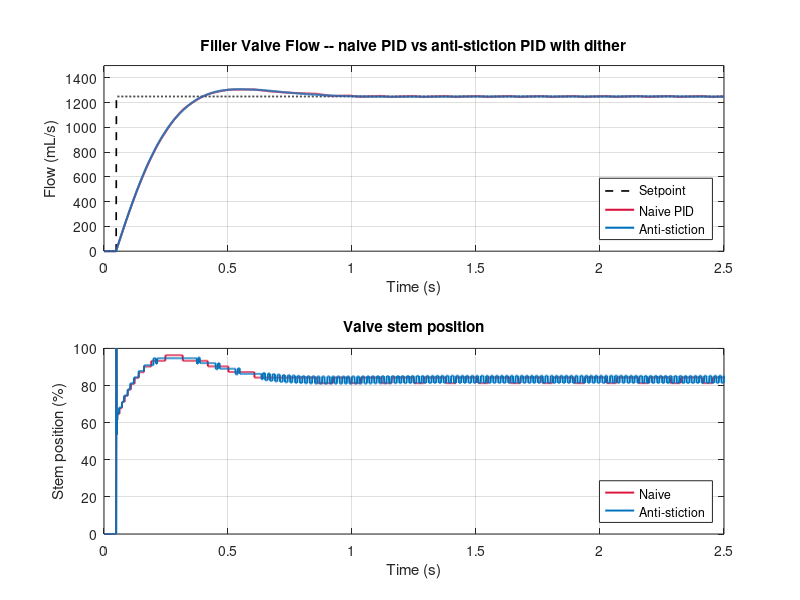
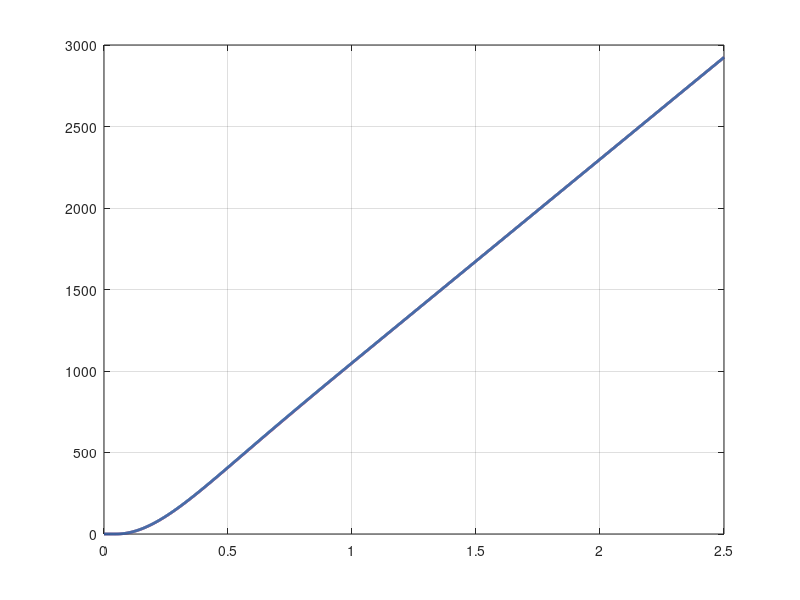

Write the MATLAB code that produced these figures, in order. (Note: this script raises an error after producing the figures.)
clear; clc; close all;

% =========================================================
% Problem Title  : Filler Valve Nonlinear PID -- Flow Regulation
%                  (Stiction + Anti-stiction Dither Comparison)
% Plant          : Pneumatic filler valve on a 24,000 bph Coca-Cola
%                  PET filling line. Linear first-order valve dynamics
%                  with a stiction (static friction) nonlinearity.
% Controller     : PID -- TWO VARIANTS compared in this script:
%                  Variant A -- Naive PID + conditional anti-windup,
%                               no dither
%                  Variant B -- Same PID + conditional anti-windup +
%                               50 Hz anti-stiction dither
%                  NOTE: No closed-form SIMC / IMC tuning formula
%                  applies to this nonlinear plant. Gains are hand-
%                  tuned (Kp*K_plant = 0.9; Ti = Kp/Ki = 0.1 s,
%                  matching the 0.15 s valve time constant).
% Difficulty     : HARD
% Plant TF       : G_lin(s) = K / (tau*s + 1)   [linear part]
%                  K            = 15.0  mL/s per % valve opening
%                                 (max flow ~1500 mL/s at 100 %,
%                                  ~20 % headroom above 1250 mL/s SP)
%                  tau          = 0.15  s         valve dynamics
%                  Stiction band   = 2.0 %        stem sticks until
%                                    |u_cmd - u_stem| exceeds band
%                  Slip overshoot  = 1.0 %        stem overshoots
%                                    by this amount on break-away
% Test scenario  : FLOW REGULATION -- controller holds steady flow
%                  at 1250 mL/s for ~2.4 s after a 0.05 s startup.
%                  Stiction is only observable when the controller
%                  is HOLDING position, not ramping toward it -- this
%                  scenario isolates that behaviour. Real bottle
%                  filling requires volume control with feed-forward
%                  valve-close logic (out of scope here).
% Requirements   : SP = 1250 mL/s (= 500 mL / 0.4 s fill window)
%                  Reach SP within ~0.3 s of trigger
%                  Anti-stiction variant must show lower flow std
%                  deviation than naive variant during hold phase
%                  Stems must NOT saturate at 100 % during hold
%                    (saturation only during 0.05 s startup is OK)
% =========================================================

% ---- plots/ folder auto-creation ----------------------------------------
script_dir = fileparts(mfilename('fullpath'));
plot_dir   = fullfile(script_dir, 'plots');
if ~exist(plot_dir, 'dir'); mkdir(plot_dir); end

% =========================================================================
% Plant parameters
% =========================================================================
K              = 15.0;   % mL/s per % valve opening  (max 1500 mL/s)
tau            = 0.15;   % s  valve first-order time constant
stiction_band  = 2.0;    % %  stem dead-band width
slip_overshoot = 1.0;    % %  overshoot magnitude on break-away

% =========================================================================
% Controller gains  (hand-tuned -- identical for both variants)
%   Loop gain:   Kp * K = 0.06 * 15 = 0.9
%   Integral TC: Ti = Kp / Ki = 0.06 / 0.6 = 0.1 s  (~= tau)
%   Derivative:  Td = Kd / Kp = 0.002 / 0.06 = 0.033 s
% =========================================================================
Kp = 0.06;
Ki = 0.6;
Kd = 0.002;

% =========================================================================
% Time vector and setpoint  (hold test -- no volume cutoff)
% =========================================================================
dt = 0.001;              % s
t  = 0:dt:2.5;           % 2.5 s simulation
N  = numel(t);

sp           = ones(1, N) .* 1250;   % 1250 mL/s flow target
sp(t < 0.05) = 0;                     % valve closed before bottle trigger

% =========================================================================
% Manual time-stepping simulation  -- both variants
% =========================================================================
y_all    = zeros(2, N);
stem_all = zeros(2, N);

for variant = 1:2
    y        = zeros(1, N);
    stem_log = zeros(1, N);
    integ    = 0;
    e_prev   = 0;
    u_cmd    = 0;
    u_stem   = 0;

    for k = 2:N
        e = sp(k) - y(k-1);

        % Conditional anti-windup: freeze integrator when saturated
        if (u_cmd > 0 && u_cmd < 100)
            integ = integ + e * dt;
        end

        deriv = (e - e_prev) / dt;
        u_cmd = Kp*e + Ki*integ + Kd*deriv;

        % Anti-stiction dither (Variant B only) -- 50 Hz square wave
        if variant == 2
            u_cmd = u_cmd + 0.5 * sign(sin(2*pi*50*t(k)));
        end

        u_cmd = max(0, min(100, u_cmd));   % clamp to [0, 100] %

        % Stiction nonlinearity
        if abs(u_cmd - u_stem) > stiction_band
            u_stem = u_cmd + slip_overshoot * sign(u_cmd - u_stem);
            u_stem = max(0, min(100, u_stem));
        end

        % Valve linear dynamics  (forward Euler)
        y(k) = y(k-1) + (dt/tau) * (K * u_stem - y(k-1));

        stem_log(k) = u_stem;
        e_prev      = e;
    end

    y_all(variant, :)    = y;
    stem_all(variant, :) = stem_log;
end

% Extract individual variant results
y_naive    = y_all(1, :);
y_anti     = y_all(2, :);
stem_naive = stem_all(1, :);
stem_anti  = stem_all(2, :);

% Cumulative volumes (informational -- hold test runs full 2.5 s)
vol_naive = cumtrapz(t, y_naive);
vol_anti  = cumtrapz(t, y_anti);

% =========================================================================
% Hold-phase metrics  (window: t = 0.3 s to 2.4 s)
%   -- excludes startup transient; isolates stiction limit-cycle
% =========================================================================
idx_h0 = find(t >= 0.3, 1, 'first');
idx_h1 = find(t >= 2.4, 1, 'first');

stem_std  = zeros(1, 2);
flow_std  = zeros(1, 2);
sat_ms    = zeros(1, 2);

for v = 1:2
    stem_seg  = stem_all(v, idx_h0:idx_h1);
    flow_seg  = y_all(v,    idx_h0:idx_h1);
    stem_std(v) = std(stem_seg);
    flow_std(v) = std(flow_seg);
    sat_ms(v)   = sum(stem_seg >= 99.9) * dt * 1000;
end

% =========================================================================
% Colour palette  (CLAUDE.md conventions)
% =========================================================================
coke_red  = [0.86 0.08 0.24];
proc_blue = [0.0  0.45 0.74];

% =========================================================================
% Figure 1 -- Flow rate and valve stem position  (2x1 subplot)
% =========================================================================
fig1 = figure('Position', [100 100 1000 600], 'Color', 'w');

subplot(2, 1, 1);
h1 = plot(t, sp,       '--k',           'LineWidth', 1.2);
hold on;  grid on;
h2 = plot(t, y_naive,  'Color', coke_red,  'LineWidth', 1.5);
h3 = plot(t, y_anti,   'Color', proc_blue, 'LineWidth', 1.5);
ylim([0, 1500]);
xlabel('Time (s)');
ylabel('Flow (mL/s)');
title('Filler Valve Flow -- naive PID vs anti-stiction PID with dither');
legend([h1, h2, h3], {'Setpoint', 'Naive PID', 'Anti-stiction'}, ...
       'Location', 'southeast');

subplot(2, 1, 2);
h4 = plot(t, stem_naive, 'Color', coke_red,  'LineWidth', 1.4);
hold on;  grid on;
h5 = plot(t, stem_anti,  'Color', proc_blue, 'LineWidth', 1.4);
ylim([0, 100]);
xlabel('Time (s)');
ylabel('Stem position (%)');
title('Valve stem position');
legend([h4, h5], {'Naive', 'Anti-stiction'}, 'Location', 'southeast');

saveas(fig1, fullfile(plot_dir, 'problem4_flow_and_stem.png'));

% =========================================================================
% Figure 2 -- Cumulative flow (informational)
% =========================================================================
fig2 = figure('Position', [100 100 900 500], 'Color', 'w');

h6 = plot(t, vol_naive, 'Color', coke_red,  'LineWidth', 2);
hold on;  grid on;
h7 = plot(t, vol_anti,  'Color', proc_blue, 'LineWidth', 2);

h8 = yline(500, '--k', '500 mL reference');
h8.LineWidth = 1.2;

xlabel('Time (s)');
ylabel('Dispensed volume (mL)');
title('Cumulative flow over 2.5 s hold test');
legend([h6, h7, h8], ...
       {'Naive PID', 'Anti-stiction PID', '500 mL reference'}, ...
       'Location', 'southeast');

saveas(fig2, fullfile(plot_dir, 'problem4_volume.png'));

% =========================================================================
% Console output
% =========================================================================
fprintf('\n--- Problem 4: Filler valve nonlinear PID ---\n');
fprintf('Plant:        K=%.1f  tau=%.2f s  (linear part, max flow 1500 mL/s)\n', K, tau);
fprintf('              Stiction band=%.1f %%  Slip jump=%.1f %%  (nonlinear part)\n', ...
        stiction_band, slip_overshoot);
fprintf('Method:       Hand-tuned PID, Kp=%.4f, Ki=%.4f, Kd=%.5f\n', Kp, Ki, Kd);
fprintf('              Variant B adds 50 Hz, +/-0.5 %% anti-stiction dither.\n');
fprintf('Hold-phase metrics (t = 0.3 s to 2.4 s):\n');
fprintf('Naive PID:    stem_std = %.3f %%   flow_std = %.2f mL/s\n', ...
        stem_std(1), flow_std(1));
fprintf('              sat_time = %.1f ms at 100 %%   total_vol = %.0f mL\n', ...
        sat_ms(1), vol_naive(end));
fprintf('Anti-stiction:stem_std = %.3f %%   flow_std = %.2f mL/s\n', ...
        stem_std(2), flow_std(2));
fprintf('              sat_time = %.1f ms at 100 %%   total_vol = %.0f mL\n', ...
        sat_ms(2), vol_anti(end));
fprintf('Lesson:       anti-stiction stem_std >= naive (dither adds motion)\n');
fprintf('              anti-stiction flow_std  < naive (smoother result)\n');
fprintf('Plots saved to: %s\n\n', plot_dir);
